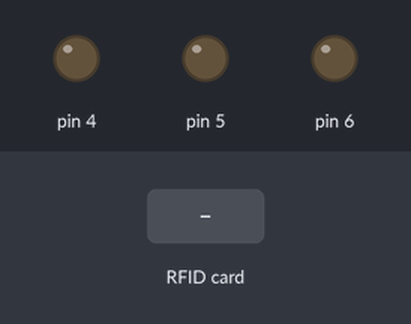
Bench run of a sketch on a simulated Arduino Uno, built with avr-gcc and run on an emulated ATmega328P. Parts: output pins drawn as LEDs (lit = HIGH). Inputs (shaded band) come from the test bench. EEPROM starts erased; pins used as bus, display or sensor lines are not drawn; what the sketch prints to the serial monitor is not drawn.

Above: at 1.2 s.
1.3 s: RFID card 59 94 C1 8E held to the reader
At 2.6 s:
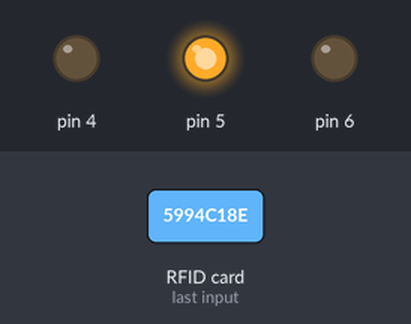
4.3 s: RFID card 5B 63 43 0A held to the reader
At 5.1 s:
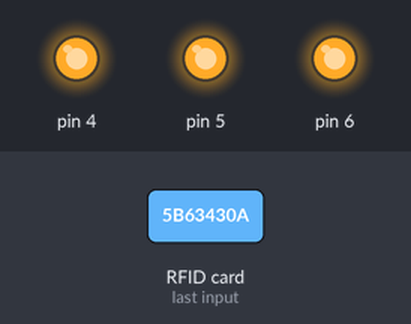
Timing chart, 0 to 7.8 s (numbered marks = the images above; inputs shaded):
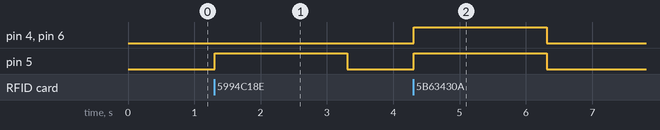

The sketch:

rfid.ino
```cpp
#include <SPI.h>
#include <MFRC522.h>
#include <EEPROM.h>
#define SS_PIN 10
#define RST_PIN 9
MFRC522 rfid(SS_PIN, RST_PIN); //实例化类
// 初始化数组用于存储读取到的NUID
byte nuidPICC[4];
//主卡ID数组
byte masterCardID[4]={0x59,0x94,0xC1,0x8E};
byte deleteCardID[4]={0x5B,0x63,0x43,0x0A};
//蓝卡ID结构体
struct CardStruct {
  byte nuidPICC[4];
};
int index = 1; //当前蓝卡索引值
int startAddress = 0; //EERPOM 开始地址
CardStruct card1;
CardStruct card2;
CardStruct card3;
CardStruct card4;
bool flag = false; //是否刷了白卡
bool deleteFlag = false; //是否刷了删除卡

void setup() {
   pinMode(6, OUTPUT);
  pinMode(5, OUTPUT);
  pinMode(4, OUTPUT);
  Serial.begin(9600);
  SPI.begin(); // 初始化SPI总线
  rfid.PCD_Init(); // 初始化 MFRC522
  readEEPROM(); //读取存储的蓝卡值
}

void loop() {
  if ( ! rfid.PICC_IsNewCardPresent())
    return;
  // 验证NUID是否可读
  if ( ! rfid.PICC_ReadCardSerial())
    return;
  MFRC522::PICC_Type piccType = rfid.PICC_GetType(rfid.uid.sak);
  // 检查是否MIFARE卡类型
  if (piccType != MFRC522::PICC_TYPE_MIFARE_MINI &&
      piccType != MFRC522::PICC_TYPE_MIFARE_1K &&
      piccType != MFRC522::PICC_TYPE_MIFARE_4K) {
    Serial.println("不支持读取此卡类型");
    return;
  }
  // 将NUID保存到nuidPICC数组
  for (byte i = 0; i < 4; i++) {
    nuidPICC[i] = rfid.uid.uidByte[i];
  }
  if(isMaster(nuidPICC)==true) {
    if(flag==true) {
      Serial.println("白卡已刷，关闭蓝卡写入");
      flag = false;
    } else {
      Serial.println("白卡已刷，开启蓝卡写入");
      flag = true;
    }
  } else if(isDelete(nuidPICC)==true) {
     index=1;
     for (int i = 0 ; i < EEPROM.length() ; i++) {
       EEPROM.write(i, 0);
     }
     card1.nuidPICC[0]=0x00;
     card1.nuidPICC[1]=0x00;
     card1.nuidPICC[2]=0x00;
     card1.nuidPICC[3]=0x00;
     card2.nuidPICC[0]=0x00;
     card2.nuidPICC[1]=0x00;
     card2.nuidPICC[2]=0x00;
     card2.nuidPICC[3]=0x00;
     card3.nuidPICC[0]=0x00;
     card3.nuidPICC[1]=0x00;
     card3.nuidPICC[2]=0x00;
     card3.nuidPICC[3]=0x00;
     card4.nuidPICC[0]=0x00;
     card4.nuidPICC[1]=0x00;
     card4.nuidPICC[2]=0x00;
     card4.nuidPICC[3]=0x00;
  } else {
    if(flag==true) {
      if(index==1) {
        card1.nuidPICC[0]=nuidPICC[0];
        card1.nuidPICC[1]=nuidPICC[1];
        card1.nuidPICC[2]=nuidPICC[2];
        card1.nuidPICC[3]=nuidPICC[3];
        EEPROM.put(startAddress,card1);
        Serial.println("存储位1蓝卡写入，写入值");
        Serial.print("十六进制UID：");
       printHex(rfid.uid.uidByte, rfid.uid.size);
       Serial.println();
       Serial.print("十进制UID：");
       printDec(rfid.uid.uidByte, rfid.uid.size);
       Serial.println();
      } else if(index==2){
        card2.nuidPICC[0]=nuidPICC[0];
        card2.nuidPICC[1]=nuidPICC[1];
        card2.nuidPICC[2]=nuidPICC[2];
        card2.nuidPICC[3]=nuidPICC[3];
        EEPROM.put(startAddress+sizeof(CardStruct),card2);
        Serial.println("存储位2蓝卡写入，写入值");
        Serial.print("十六进制UID：");
       printHex(rfid.uid.uidByte, rfid.uid.size);
       Serial.println();
       Serial.print("十进制UID：");
       printDec(rfid.uid.uidByte, rfid.uid.size);
       Serial.println();
      } else if(index==3){
        card3.nuidPICC[0]=nuidPICC[0];
        card3.nuidPICC[1]=nuidPICC[1];
        card3.nuidPICC[2]=nuidPICC[2];
        card3.nuidPICC[3]=nuidPICC[3];
        Serial.println("存储位3蓝卡写入，写入值");
        EEPROM.put(startAddress+2*sizeof(CardStruct),card2);
        Serial.print("十六进制UID：");
       printHex(rfid.uid.uidByte, rfid.uid.size);
       Serial.println();
       Serial.print("十进制UID：");
       printDec(rfid.uid.uidByte, rfid.uid.size);
       Serial.println();
      } else if(index==4){
        card4.nuidPICC[0]=nuidPICC[0];
        card4.nuidPICC[1]=nuidPICC[1];
        card4.nuidPICC[2]=nuidPICC[2];
        card4.nuidPICC[3]=nuidPICC[3];
        Serial.println("存储位4蓝卡写入，写入值");
        EEPROM.put(startAddress+3*sizeof(CardStruct),card2);
        Serial.print("十六进制UID：");
       printHex(rfid.uid.uidByte, rfid.uid.size);
       Serial.println();
       Serial.print("十进制UID：");
       printDec(rfid.uid.uidByte, rfid.uid.size);
       Serial.println();
      } else {
        Serial.println("EEPROM可用存储耗尽，无法再写入");
        Serial.println("请刷删除卡之后清除数据");
        //index = 1;
      }
       index++;
       //delay(2000);
    } else {
      if(isSaveCard(nuidPICC)==-1){
         Serial.println("请刷白卡以便再次开启蓝卡写入");
      }
    }
  }
   // 使放置在读卡区的IC卡进入休眠状态，不再重复读卡
  rfid.PICC_HaltA();
   // 停止读卡模块编码
  rfid.PCD_StopCrypto1();
}

void printHex(byte *buffer, byte bufferSize) {
  for (byte i = 0; i < bufferSize; i++) {
    Serial.print(buffer[i] < 0x10 ? " 0" : "");
    Serial.print(buffer[i], HEX);
  }
}
void printDec(byte *buffer, byte bufferSize) {
  for (byte i = 0; i < bufferSize; i++) {
    Serial.print(buffer[i] < 0x10 ? " 0" : "");
    Serial.print(buffer[i], DEC);
  }
}

void readEEPROM()
{
  EEPROM.get(startAddress,card1);
  EEPROM.get(startAddress+sizeof(CardStruct),card2);
  EEPROM.get(startAddress+2*sizeof(CardStruct),card3);
  EEPROM.get(startAddress+3*sizeof(CardStruct),card4);
}

int isSaveCard(byte *cradID){
   if(cradID[0]==card1.nuidPICC[0]&&
  cradID[1]==card1.nuidPICC[1]&&
  cradID[2]==card1.nuidPICC[2]&&
  cradID[3]==card1.nuidPICC[3]
  ){
    Serial.println("此卡为第一张蓝卡，蓝灯亮");
    digitalWrite(6,HIGH);
    delay(2000);
    digitalWrite(6,LOW);
    delay(300);
    return 1;
  } else if(cradID[0]==card2.nuidPICC[0]&&
  cradID[1]==card2.nuidPICC[1]&&
  cradID[2]==card2.nuidPICC[2]&&
  cradID[3]==card2.nuidPICC[3]
  ) {
    Serial.println("此卡为第二张蓝卡，蓝灯亮");
    digitalWrite(6,HIGH);
    delay(2000);
    digitalWrite(6,LOW);
    return 2;
  }else if(cradID[0]==card3.nuidPICC[0]&&
  cradID[1]==card3.nuidPICC[1]&&
  cradID[2]==card3.nuidPICC[2]&&
  cradID[3]==card3.nuidPICC[3]
  ) {
     Serial.println("此卡为第三张蓝卡，蓝灯亮");
    digitalWrite(6,HIGH);
    delay(2000);
    digitalWrite(6,LOW);
    return 3;
  }else if(cradID[0]==card4.nuidPICC[0]&&
  cradID[1]==card4.nuidPICC[1]&&
  cradID[2]==card4.nuidPICC[2]&&
  cradID[3]==card4.nuidPICC[3]
  ) {
     Serial.println("此卡为第四张蓝卡，蓝灯亮");
    digitalWrite(6,HIGH);
    delay(2000);
    digitalWrite(6,LOW);
    return 4;
  }else {
    Serial.println("此卡为未知卡，白灯亮");
    digitalWrite(4,HIGH);
    delay(2000);
    digitalWrite(4,LOW);
    return -1;
  }//白灯
}


bool isDelete(byte *cardID) {
  if(cardID[0]==deleteCardID[0]&&
  cardID[1]==deleteCardID[1]&&
  cardID[2]==deleteCardID[2]&&
  cardID[3]==deleteCardID[3]
  ){
    Serial.println("此卡为删除卡，删除所有数据！");
    digitalWrite(4,HIGH);
    digitalWrite(5,HIGH);
    digitalWrite(6,HIGH);
    delay(2000);
    digitalWrite(4,LOW);
    digitalWrite(5,LOW);
    digitalWrite(6,LOW);
    return true;
  } else {
    return false;
  }
}

bool isMaster(byte *cradID){
  if(cradID[0]==masterCardID[0]&&
  cradID[1]==masterCardID[1]&&
  cradID[2]==masterCardID[2]&&
  cradID[3]==masterCardID[3]
  ){
    //Serial.println("此卡为白卡，红灯亮");
    digitalWrite(5,HIGH);
    delay(2000);
    digitalWrite(5,LOW);
    return true;
  } else {
    return false;
  }
}
```

Measured:
- after the input at 1.3 s, pin 5: LOW → HIGH at once, → LOW 2.0 s later
- after the input at 4.3 s, pin 4–6: LOW → HIGH at once, → LOW 2.0 s later
